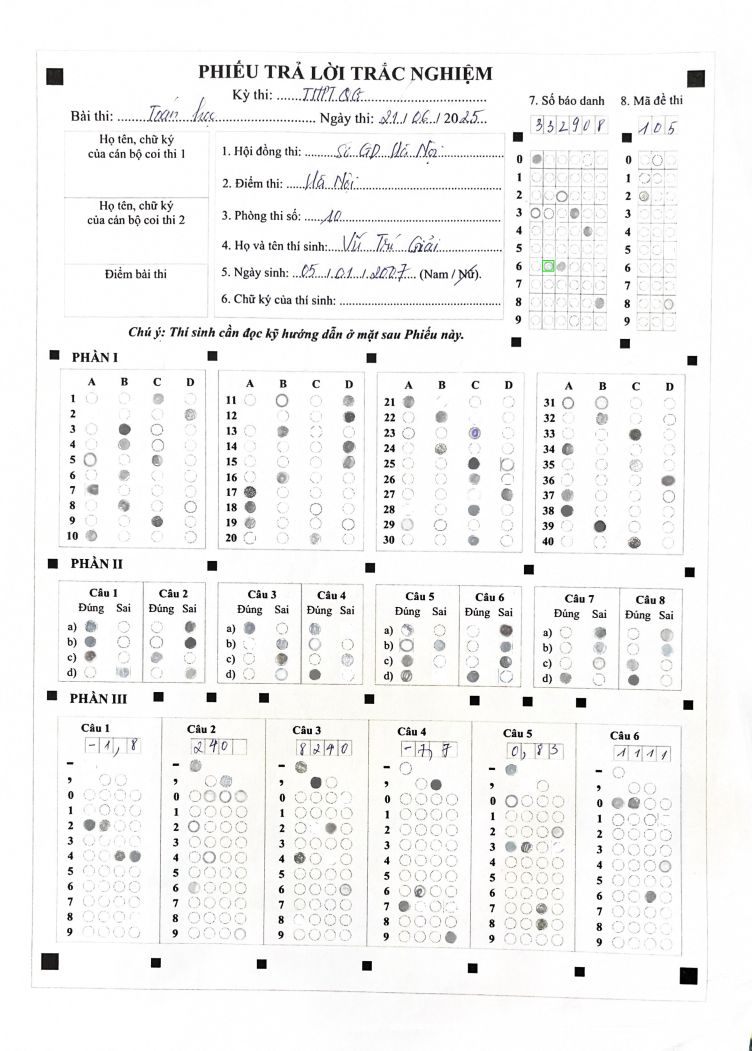
#> input picture img_with_box.jpg, 2255 x 3151 px (shown at 1/3 size)
$ python main.py
#> lines starting #> are read from the running program, lines starting #| are printed output that depends on the picture; after the words box and inside, x2 and y2 are one past the last pixel; in counts of white or black regions, pixels touching at a corner belong together
#> further down, img is the input picture: shape (3151, 2255, 3); mean B, G, R 244, 244.5, 244.6
import imutils
import numpy as np
import cv2
from math import ceil
from collections import defaultdict

def get_x(s):
    return s[1][0]

def get_y(s):
    return s[1][1]

def get_h(s):
    return s[1][3]

def get_x_ver1(s):
    s = cv2.boundingRect(s)
    return s[0] * s[1]

def crop_image(img):
    # chuyển đổi hình ảnh từ BGR sang GRAY để áp dụng thuật toán phát hiện cạnh Canny
    gray_img = cv2.cvtColor(img, cv2.COLOR_BGR2GRAY)

    # loại bỏ nhiễu bằng cách làm mờ hình ảnh
    blurred = cv2.GaussianBlur(gray_img, (5, 5), 0)

    # áp dụng thuật toán phát hiện cạnh Canny
    img_canny = cv2.Canny(blurred, 100, 200)
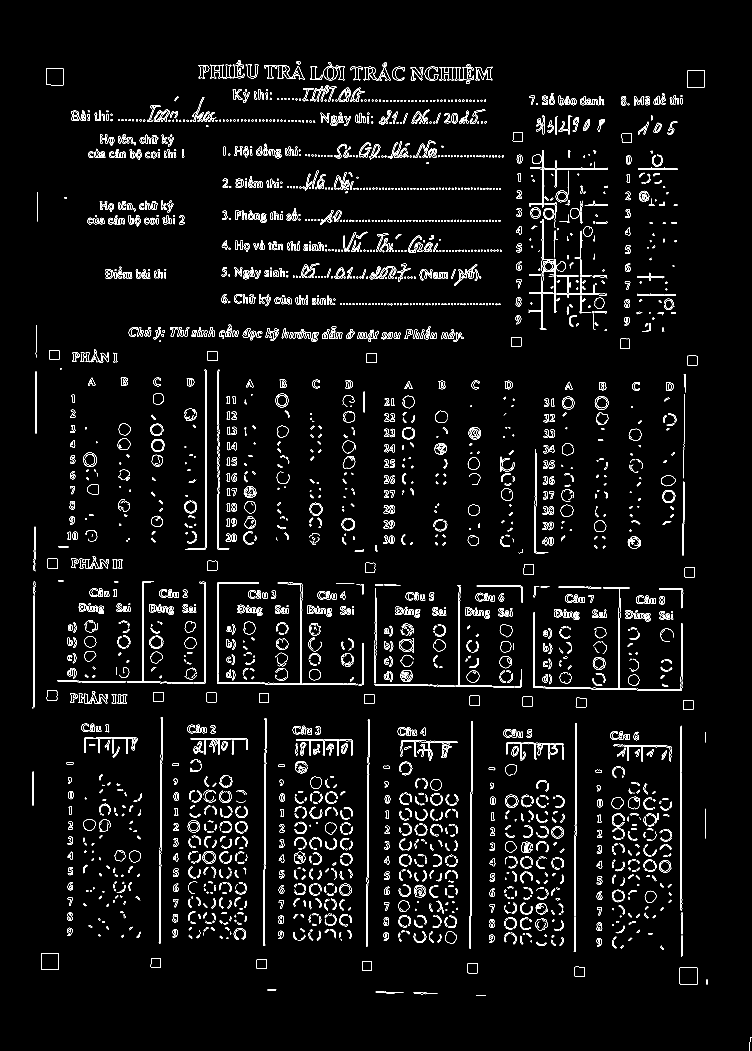
#> img_canny: shape (3151, 2255) (shown at 1/3 size); 2.7% white in thin lines or dots

    # tìm các đường viền
    cnts = cv2.findContours(img_canny.copy(), cv2.RETR_TREE, cv2.CHAIN_APPROX_SIMPLE)
#> cnts = 5305 contours, 2871 with area under 20; largest, box (x1, y1, x2, y2) and area: (2061, 210, 2115, 263) 2686, (2061, 210, 2115, 263) 2682, (2039, 2902, 2093, 2955) 2664, (2039, 2902, 2093, 2955) 2659, (123, 2859, 177, 2910) 2588
    cnts = imutils.grab_contours(cnts)

    ans_blocks = []
    x_old, y_old, w_old, h_old = 0, 0, 0, 0

    # đảm bảo rằng ít nhất một đường viền được tìm thấy
    if len(cnts) > 0:
        # sắp xếp các đường viền theo kích thước giảm dần
        cnts = sorted(cnts, key=get_x_ver1)
#> in get_x_ver1, `s = cv2.boundingRect(s)`: s = (2247, 3111, 8, 40)

        # lặp qua các đường viền đã sắp xếp
        for i, c in enumerate(cnts):
            x_curr, y_curr, w_curr, h_curr = cv2.boundingRect(c)

            if w_curr * h_curr > 100000:
                # kiểm tra sự chồng lấn của các đường viền
                check_xy_min = x_curr * y_curr - x_old * y_old
                check_xy_max = (x_curr + w_curr) * (y_curr + h_curr) - (x_old + w_old) * (y_old + h_old)

                # nếu danh sách các khối trả về còn trống
                if len(ans_blocks) == 0:
                    ans_blocks.append(
                        (gray_img[y_curr:y_curr + h_curr, x_curr:x_curr + w_curr], [x_curr, y_curr, w_curr, h_curr]))
                    # cập nhật tọa độ (x, y) và (chiều cao, chiều rộng) của các đường viền đã thêm
                    x_old = x_curr
                    y_old = y_curr
                    w_old = w_curr
                    h_old = h_curr
                elif check_xy_min > 20000 and check_xy_max > 20000:
                    ans_blocks.append(
                        (gray_img[y_curr:y_curr + h_curr, x_curr:x_curr + w_curr], [x_curr, y_curr, w_curr, h_curr]))
                    # cập nhật tọa độ (x, y) và (chiều cao, chiều rộng) của các đường viền đã thêm
                    x_old = x_curr
                    y_old = y_curr
                    w_old = w_curr
                    h_old = h_curr
#> this loop made 5305 passes
#> (x_curr, y_curr, w_curr, h_curr, check_xy_min, check_xy_max, x_old, y_old) on pass 2461: (651, 1746, 422, 310, 1136646, 2206088, 651, 1746)
#> (x_curr, y_curr, w_curr, h_curr) on passes 1, 2, 4, 5, 6, 7: (138, 204, 53, 52), (138, 204, 53, 52), (213, 332, 25, 31), (220, 335, 12, 11), (220, 335, 12, 11), (220, 347, 13, 13)
#> after the loop, ans_blocks = 2 items

        # sắp xếp lại các khối trả về theo tọa độ x
        sorted_ans_blocks = sorted(ans_blocks, key=get_x)
#> sorted_ans_blocks = 2 items

        # Vẽ các đường viền với độ dày tùy chỉnh (ví dụ: 5 pixels)
        for contour in cnts:
            cv2.drawContours(img, [contour], -1, (0, 255, 0), 1)  # Độ dày đường viền là 5 pixels
#> this loop made 5305 passes
#> contour on pass 3: [[112, 576], [112, 664]]
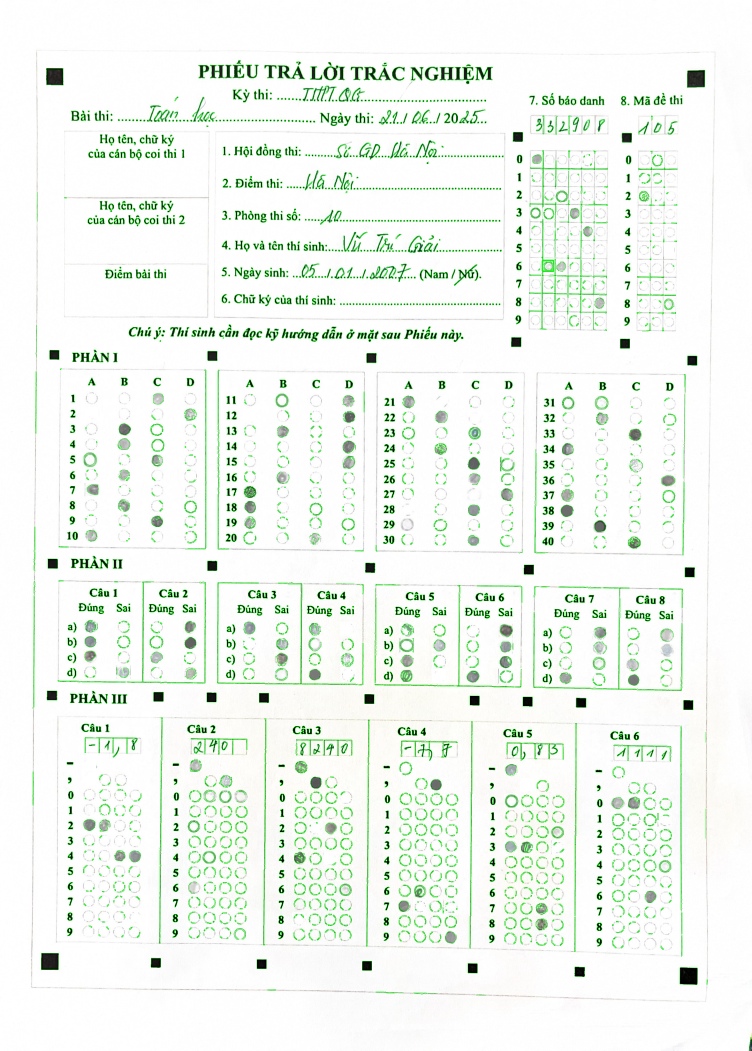
#> img: shape (3151, 2255, 3) (shown at 1/3 size); mean B, G, R 239, 246.4, 239.5

        return sorted_ans_blocks

# Tải hình ảnh (thay 'image_path' bằng đường dẫn hình ảnh của bạn)
img = cv2.imread('../img_with_box.jpg')

# Gọi hàm crop_image
cropped_blocks = crop_image(img)
#> cropped_blocks = 2 items

# Hiển thị các khối hình ảnh bị cắt
for i, (block, _) in enumerate(cropped_blocks):
    cv2.imshow(f'Khối {i + 1}', block)
#> this loop made 2 passes
#> pass 1, `cv2.imshow(f'Khối {i + 1}', block)`:
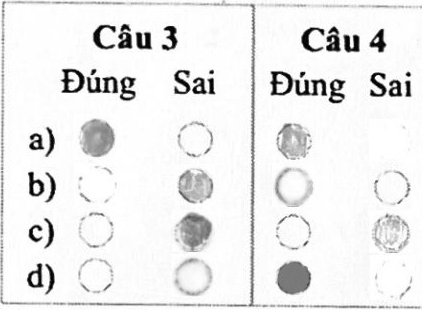
#> window 'Khối 1': shape (310, 422); min 0, max 255, mean 235.5
#> pass 2, `cv2.imshow(f'Khối {i + 1}', block)`:
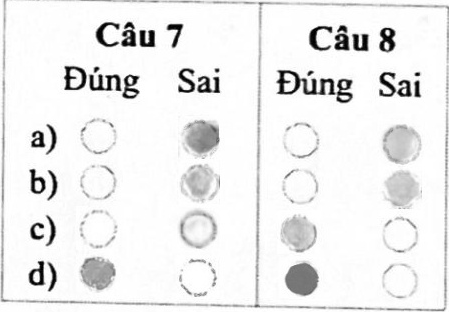
#> window 'Khối 2': shape (312, 449); min 0, max 255, mean 237

# Chờ nhấn phím để đóng cửa sổ hình ảnh
cv2.waitKey(0)
cv2.destroyAllWindows()

$ run again, with image.jpg copied over img_with_box.jpg
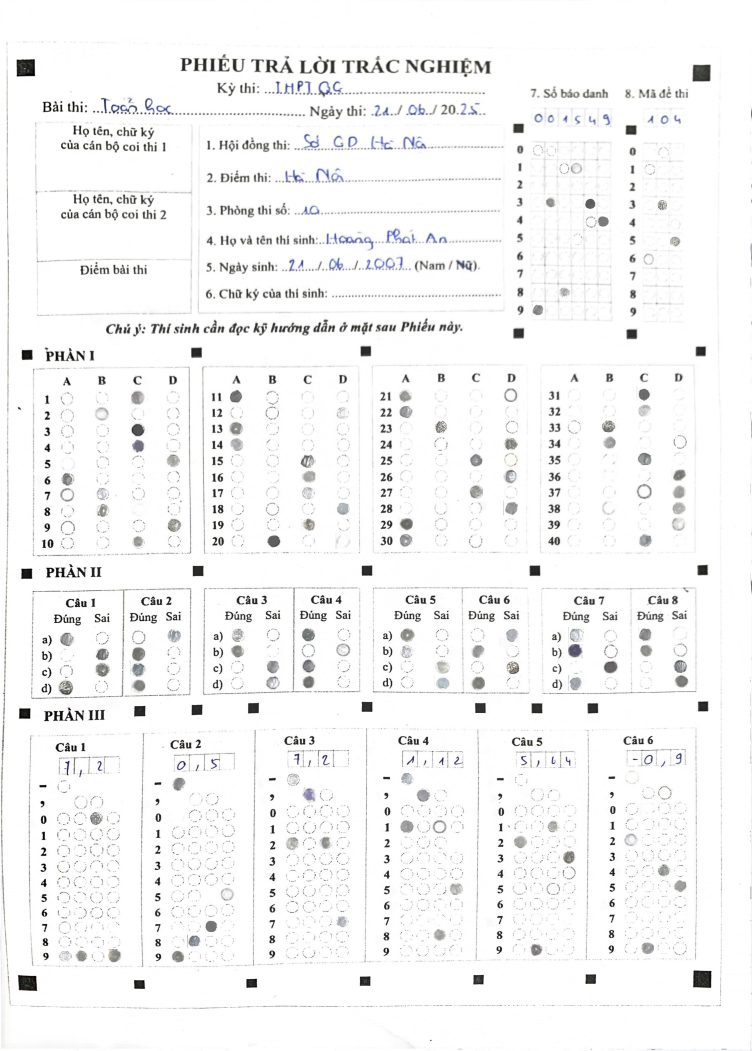
#> input picture image.jpg, 2255 x 3151 px (shown at 1/3 size)
#> img is the input picture: shape (3151, 2255, 3); mean B, G, R 245.7, 245.7, 245.7
#> in crop_image, `img_canny = cv2.Canny(blurred, 100, 200)`:
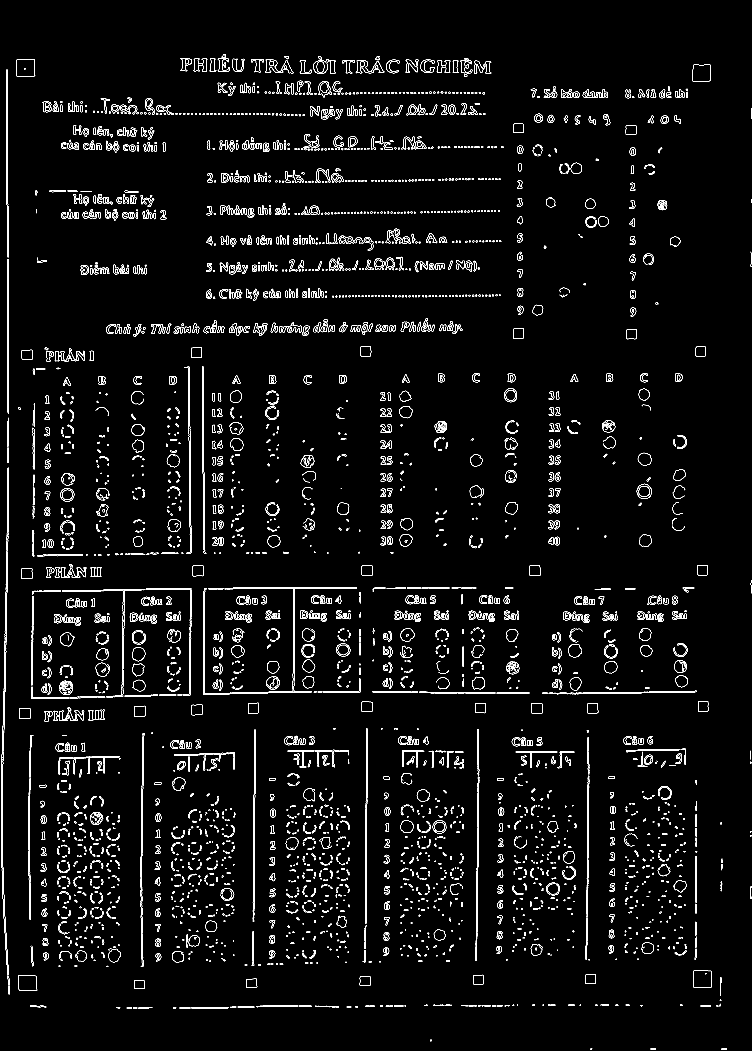
#> img_canny: shape (3151, 2255) (shown at 1/3 size); 2.6% white in thin lines or dots
#> cnts = 6647 contours, 3976 with area under 20; largest, box (x1, y1, x2, y2) and area: (609, 1762, 1071, 2085) 2986, (50, 177, 106, 230) 2693, (50, 177, 106, 230) 2688, (2079, 2911, 2135, 2964) 2670, (2079, 2911, 2135, 2964) 2668
#> s = (1951, 3146, 17, 4)
#> the loop in crop_image, `for i, c in enumerate(cnts):` made 6647 passes
#> (x_curr, y_curr, w_curr, h_curr, check_xy_min, check_xy_max, x_old, y_old) on pass 2957: (609, 1762, 462, 323, 1073058, 2233035, 609, 1762)
#> after the loop in crop_image, `for i, c in enumerate(cnts):`: ans_blocks = 1 item
#> the loop in crop_image, `for contour in cnts:` made 6647 passes
#> contour on pass 19: [[23, 779], [24, 778], [25, 779], [24, 780]]
#> the loop `for i, (block, _) in enumerate(cropped_blocks):` made 1 pass
#> pass 1, `cv2.imshow(f'Khối {i + 1}', block)`:
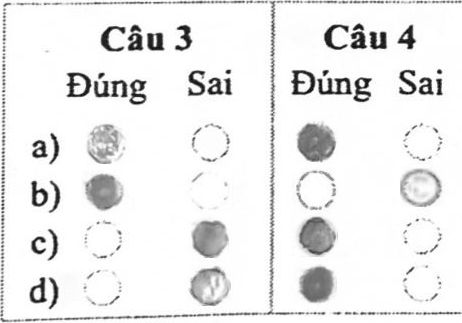
#> window 'Khối 1': shape (323, 462); min 3, max 255, mean 236.3
